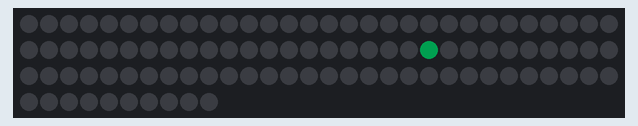
The sketch below on a simulated Arduino Uno, built with avr-gcc and run on an emulated ATmega328P. Parts: 100 RGB LEDs in strip order, left to right, continuing on the next row. Dim RGB values are drawn brighter than linear.

Above: at 0.15 s.
At 4.98 s:
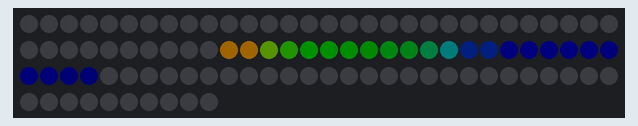
At 10.11 s:
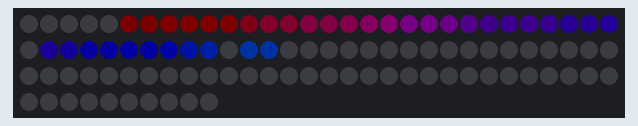
At 20.06 s:
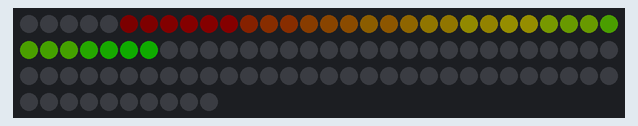
At 30.32 s:
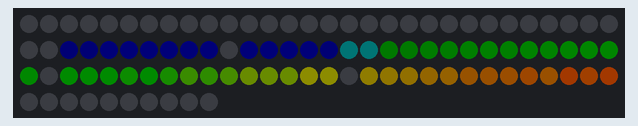
At 39.67 s:
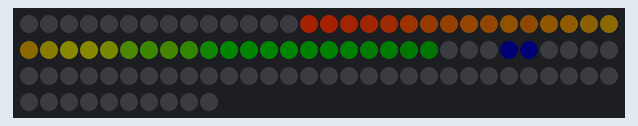

The sketch:

midStop_slideOnBlack.ino
```cpp
#include <FastLED.h>

#define NUM_LEDS  100
#define LED_PIN   11

CRGB leds[NUM_LEDS];

void setup() {
  FastLED.addLeds<WS2812B, LED_PIN, GRB>(leds, NUM_LEDS);
  FastLED.setBrightness(50);
}

void loop() {

  // Waves for LED position
  uint8_t posBeat  = beatsin8(30, 0, NUM_LEDS - 1, 0, 0);
  uint8_t posBeat2 = beatsin8(60, 0, NUM_LEDS - 1, 0, 0);
  uint8_t posBeat3 = beatsin16(30, 0, NUM_LEDS - 1, 0, 127);
  uint8_t posBeat4 = beatsin16(60, 0, NUM_LEDS - 1, 0, 127);


  // In the video I use beatsin8 for the positions. For longer strips,
  // the resolution isn't high enough for position and can lead to some
  // LEDs not lighting. If this is the case, use the 16 bit versions below
  // uint16_t posBeat  = beatsin16(30, 0, NUM_LEDS - 1, 0, 0);
  // uint16_t posBeat2 = beatsin16(60, 0, NUM_LEDS - 1, 0, 0);
  // uint16_t posBeat3 = beatsin16(30, 0, NUM_LEDS - 1, 0, 32767);
  // uint16_t posBeat4 = beatsin16(60, 0, NUM_LEDS - 1, 0, 32767);

  // Wave for LED color
  uint8_t colBeat  = beatsin8(45, 0, 255, 0, 0);

  leds[(posBeat + posBeat2) / 2]  = CHSV(colBeat, 255, 255);
  leds[(posBeat3 + posBeat4) / 2]  = CHSV(colBeat, 255, 255);

  fadeToBlackBy(leds, NUM_LEDS, 10);

  FastLED.show();
}
```
